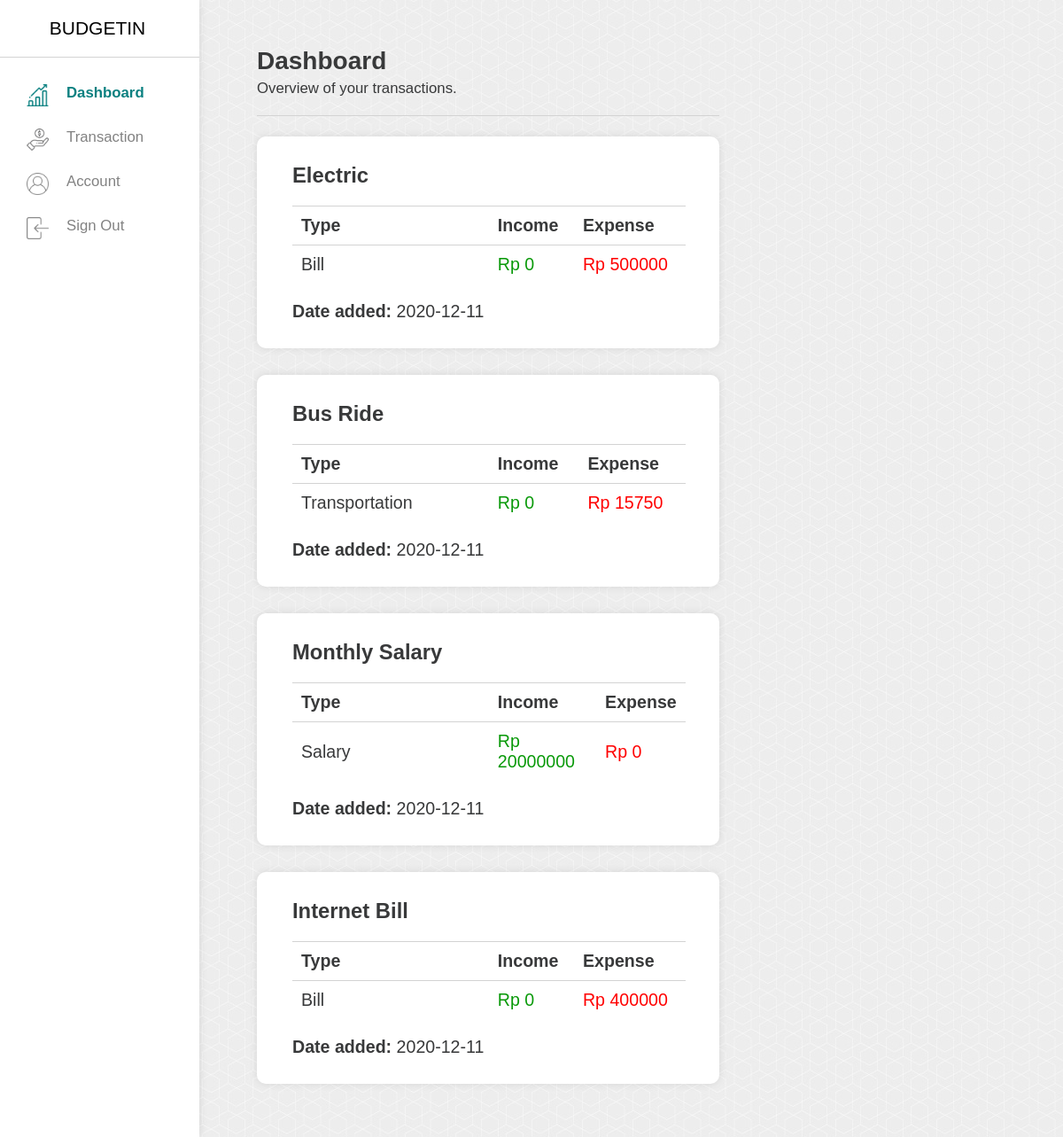
Page /app/dashboard.php (signed in) on the committed database.
### tables this page shows
CREATE TABLE `transactions` (
  `transaction_id` int(255) NOT NULL,
  `name` varchar(1000) NOT NULL DEFAULT 'New Transaction',
  `type` varchar(1000) NOT NULL,
  `total_expense` int(255) NOT NULL,
  `total_income` int(255) NOT NULL,
  `date_added` date NOT NULL DEFAULT current_timestamp(),
  `account_id` int(255) NOT NULL
);

### app/dashboard.php (the view, shortened to what this page needs)
<!DOCTYPE html>
<html>
    <head>
        <link rel="stylesheet" type="text/css" href="css/style-global-app.css">
        <link rel="stylesheet" type="text/css" href="css/style-app-dashboard.css">
    </head>
    <body>
    <?php
        include 'phpscripts/connect.php';
        $id = $_SESSION['currentid'];
        $selectTransaction = "SELECT * FROM `transactions` WHERE `account_id` = '$id'";
        $userQuery = $connection->query($selectTransaction);
        $addedPanes = array();
        if ($userQuery->num_rows > 0) {
            while($row = $userQuery->fetch_assoc()){
                $name = $row['name'];
                $type = $row['type'];
                $income = $row['total_income'];
                $expense = $row['total_expense'];
                $date = $row['date_added'];
                $addedElement = "<li>
                                    <div class='pane-content'>
                                        <div class='container-content-data'>
                                            <h2>$name</h2>
                                            <table id='tb-transaction' cellpadding='10' cellspacing='0'>
                                                <tr>
                                                    <th class='type'>Type</th>
                                                    <th class='income'>Income</th>
                                                    <th class='expense'>Expense</th>
                                                </tr>
                                                <tr id=>
                                                    <td>$type</td>
                                                    <td style='color: #089908'>Rp $income</td>
                                                    <td style='color: #ff0000'>Rp $expense</td>
                                                </tr>
                                            </table>
                                        </div>
                                        <h3>Date added: <span class='unbold'>$date</span></h3>
                                    </div>
                                <li>";
                $addedPanes[] = $addedElement;
            }
        }
    ?>
        <div class="wrapper">
            <div class="container-sidebar">
                <div class="container-sidebar-logo">
                    <a href="" class="logo-sidebar">BUDGETIN</a>
                </div>
                <div class="nav-and-acc">
                    <ul>
                        <li>
                            <button onclick="location.href='dashboard.php'" class="btn-sidebar btn-sidebar-active">
                                <img src="img/icons/bar-chart-active.png" class="icons-sidebar">Dashboard</a>
                            </button>
                        </li>
                        <li>
                            <button onclick="location.href='transaction.html'" class="btn-sidebar">
                                <img src="img/icons/payment.png" class="icons-sidebar">Transaction</a>
                            </button>
                        </li>
                        <li>
                            <button class="btn-sidebar">
                                <img src="img/icons/user.png" class="icons-sidebar">Account</a>
                            </button>
                        </li>
                        <li>
                            <button onclick="location.href='landing.html'" class="btn-sidebar">
                                <img src="img/icons/logout.png" class="icons-sidebar">Sign Out</a>
                            </button>
                        </li>
                    </ul>
                </div>
            </div>
<div class="container-content">
    <div class="content-middle">
        <div class="container-content-title">
            <h2>Dashboard</h2>
            <p>Overview of your transactions.</p>
        </div>
        <ul class="list-transactions">
            <?php foreach($addedPanes as $display){echo $display;} ?>
        </ul>
    </div>
</div>
    </body>
</html>

### app/css/style-global-app.css (style rules this page uses)
body, html, .wrapper { margin: 0; padding: 0; height: 100%; width: 100%; scroll-behavior: smooth; scroll-padding: auto; font-family: Arial, Helvetica, sans-serif; font-size: 14px; background-color: #f0f0f0; }
.wrapper { width: 100%; height: 100%; background-image: url(../img/bg-pattern.jpg); background-attachment: fixed; background-position: top; background-repeat: repeat; overflow-y: scroll; overflow-x: hidden; }
.container-sidebar { width: 225px; margin: 0; height: 100vh; overflow: hidden; position: fixed; background-color: #ffffff; box-shadow: 0px 0px 10px 0 rgba(0, 0, 0, 0.1); }
.container-sidebar-logo { width: 100%; padding: 20px 0; margin-bottom: 20px; text-align: center; border-bottom: 1px solid #d3d3d3; }
.logo-sidebar { margin-right: 5px; font-size: 1.5em; font-weight: normal; cursor: pointer; text-decoration: none; color: #000000; }
.icons-sidebar { max-width: 25px; margin: 0 20px; float: left; }
.nav-and-acc { width: 100%; }
.nav-and-acc ul { list-style-type: none; padding: 0; }
.nav-and-acc li { margin-bottom: 5px; }
.btn-sidebar { width: 100%; height: 100%; padding: 10px; font-size: 1.2em; font-weight: 500; text-align: left; background-color: #ffffff; border: none; color: #828282; cursor: pointer; outline: none; }
.btn-sidebar-active { color: #0a8080; font-weight: 600; }
.container-content { padding: 30px 40px; margin-left: 250px; color: #38393a; }
.content-middle { width: 60%; display: inline-block; }
.container-content-title { text-align: left; border-bottom: 1px solid #d3d3d3; margin-bottom: 20px; }
.container-content-data { width: 85%; }
.container-content h2 { font-size: 2em; margin-bottom: 0; }
.container-content p { font-size: 1.2em; margin: 5px 0 20px; font-weight: 500; }
.pane-content { width: 100%; padding: 30px 0; margin-bottom: 30px; font-size: 1.4em; background-color: #ffffff; border-radius: 10px; box-shadow: 0px 0px 10px 0 rgba(0, 0, 0, 0.1); }
.pane-content h2 { width: 100%; margin: 0 40px; padding-bottom: 20px; font-size: 1.7rem; border-bottom: 1px solid #d3d3d3; }
.pane-content h3 { width: 100%; margin: 0 40px; padding-top: 20px; font-size: 1.4rem; }
.unbold { font-weight: normal; }
ul { list-style: none; }
.list-transactions { padding-left: 0; }

### app/css/style-app-dashboard.css (style rules this page uses)
#tb-transaction { width: 100%; margin: 0 40px; }
#tb-transaction tr .type { width: 50%; border-bottom: 1px solid #d3d3d3; }
#tb-transaction tr .income, .expense { max-width: 20%; border-bottom: 1px solid #d3d3d3; }

### rows in the picture
transactions: name "Electric", type "Bill", total_income "0", total_expense "500000", date_added "2020-12-11"
transactions: name "Bus Ride", type "Transportation", total_income "0", total_expense "15750", date_added "2020-12-11"
transactions: name "Monthly Salary", type "Salary", total_income "20000000", total_expense "0", date_added "2020-12-11"
transactions: name "Internet Bill", type "Bill", total_income "0", total_expense "400000", date_added "2020-12-11"
